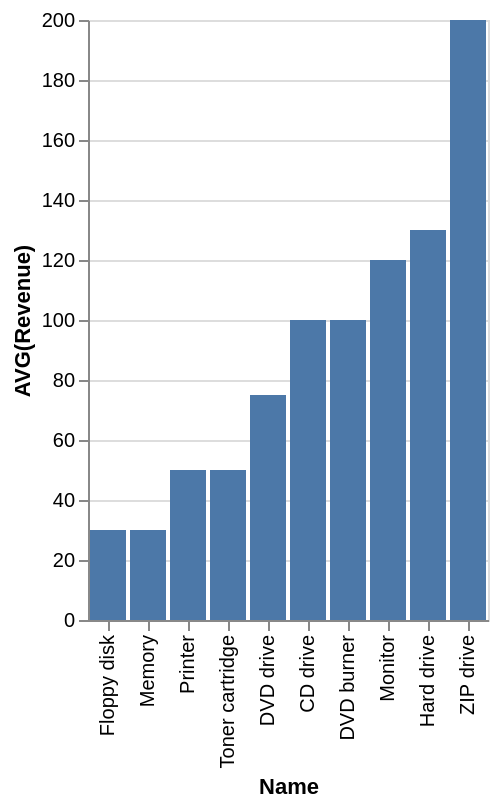

Write a Vega-Lite specification for this figure.
### Vega-Lite specification from a JSON file in a GitHub repository (floating-point values rounded to 4 significant figures)
{"data": {"values": [{"x_data": "CD drive", "y_data": 100}, {"x_data": "DVD burner", "y_data": 100}, {"x_data": "DVD drive", "y_data": 75}, {"x_data": "Floppy disk", "y_data": 30}, {"x_data": "Hard drive", "y_data": 130}, {"x_data": "Memory", "y_data": 30}, {"x_data": "Monitor", "y_data": 120}, {"x_data": "Printer", "y_data": 50}, {"x_data": "Toner cartridge", "y_data": 50}, {"x_data": "ZIP drive", "y_data": 200}]}, "mark": "bar", "encoding": {"x": {"field": "x_data", "type": "nominal", "title": "Name", "sort": {"op": "sum", "field": "y_data", "order": "ascending"}}, "y": {"field": "y_data", "type": "quantitative", "title": "AVG(Revenue)"}}}
